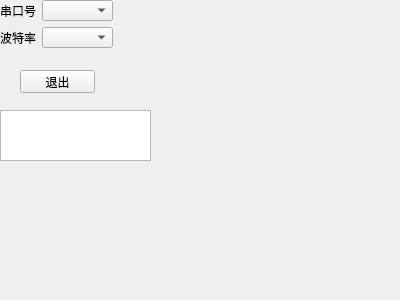
<?xml version="1.0" encoding="UTF-8"?>
<ui version="4.0">
 <class>uart_set</class>
 <widget class="QWidget" name="uart_set">
  <property name="geometry">
   <rect>
    <x>0</x>
    <y>0</y>
    <width>400</width>
    <height>300</height>
   </rect>
  </property>
  <property name="windowTitle">
   <string>Form</string>
  </property>
  <widget class="QPushButton" name="CLOSE">
   <property name="geometry">
    <rect>
     <x>20</x>
     <y>70</y>
     <width>75</width>
     <height>23</height>
    </rect>
   </property>
   <property name="text">
    <string>退出</string>
   </property>
  </widget>
  <widget class="QTextBrowser" name="DBG">
   <property name="geometry">
    <rect>
     <x>0</x>
     <y>110</y>
     <width>151</width>
     <height>51</height>
    </rect>
   </property>
  </widget>
  <widget class="QWidget" name="">
   <property name="geometry">
    <rect>
     <x>0</x>
     <y>0</y>
     <width>113</width>
     <height>48</height>
    </rect>
   </property>
   <layout class="QFormLayout" name="formLayout">
    <item row="0" column="0">
     <widget class="QLabel" name="label">
      <property name="text">
       <string>串口号</string>
      </property>
     </widget>
    </item>
    <item row="0" column="1">
     <widget class="QComboBox" name="COMS"/>
    </item>
    <item row="1" column="0">
     <widget class="QLabel" name="label_2">
      <property name="text">
       <string>波特率</string>
      </property>
     </widget>
    </item>
    <item row="1" column="1">
     <widget class="QComboBox" name="Buard"/>
    </item>
   </layout>
  </widget>
 </widget>
 <resources/>
 <connections/>
</ui>
